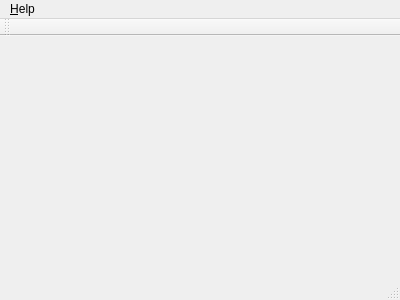
<?xml version="1.0" encoding="UTF-8"?>
<ui version="4.0">
 <class>MainWindow</class>
 <widget class="QMainWindow" name="MainWindow">
  <property name="geometry">
   <rect>
    <x>0</x>
    <y>0</y>
    <width>400</width>
    <height>300</height>
   </rect>
  </property>
  <property name="sizePolicy">
   <sizepolicy hsizetype="Preferred" vsizetype="Expanding">
    <horstretch>0</horstretch>
    <verstretch>0</verstretch>
   </sizepolicy>
  </property>
  <property name="windowTitle">
   <string>Custom About Dialog Demo</string>
  </property>
  <property name="windowIcon">
   <iconset resource="icon.qrc">
    <normaloff>:/tutor_exilius_logo.png</normaloff>:/tutor_exilius_logo.png</iconset>
  </property>
  <property name="iconSize">
   <size>
    <width>96</width>
    <height>96</height>
   </size>
  </property>
  <widget class="QWidget" name="centralWidget"/>
  <widget class="QMenuBar" name="menuBar">
   <property name="geometry">
    <rect>
     <x>0</x>
     <y>0</y>
     <width>400</width>
     <height>26</height>
    </rect>
   </property>
   <widget class="QMenu" name="menu_Help">
    <property name="title">
     <string>&amp;Help</string>
    </property>
    <addaction name="action_About_App"/>
    <addaction name="actionAbout_Qt"/>
   </widget>
   <addaction name="menu_Help"/>
  </widget>
  <widget class="QToolBar" name="mainToolBar">
   <attribute name="toolBarArea">
    <enum>TopToolBarArea</enum>
   </attribute>
   <attribute name="toolBarBreak">
    <bool>false</bool>
   </attribute>
  </widget>
  <widget class="QStatusBar" name="statusBar"/>
  <action name="action_About_App">
   <property name="text">
    <string>&amp;About CustomAboutDialogDemo</string>
   </property>
  </action>
  <action name="actionAbout_Qt">
   <property name="text">
    <string>About Qt</string>
   </property>
  </action>
 </widget>
 <layoutdefault spacing="6" margin="11"/>
 <resources>
  <include location="icon.qrc"/>
 </resources>
 <connections/>
</ui>
